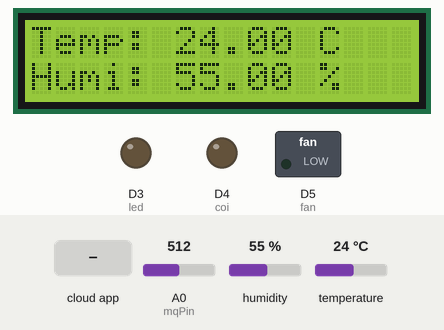
Simulated run of this sketch. Board: ESP8266 (NodeMCU). On the bench: 16×2 character LCD, switched loads named in the sketch (green lamp = pin HIGH), output pins drawn as LEDs (lit = HIGH). The inputs (shaded band) are chosen by the test bench; at power-on: A0 (mqPin) = 512, humidity 55 %, temperature 24 °C. WiFi joins after 1.5 s; servers stay silent unless stated; the Firebase database answers and starts empty; what the sketch prints to the serial monitor is not drawn.

Above: at 2.7 s.
2.8 s: A0 (mqPin) set to 791
4.7 s: A0 (mqPin) set to 808
At 10.2 s:
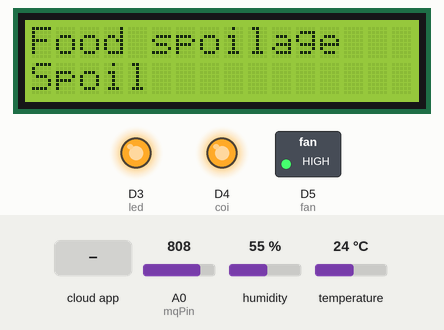
10.3 s: the phone or cloud app sets temp to 25
At 13.3 s:
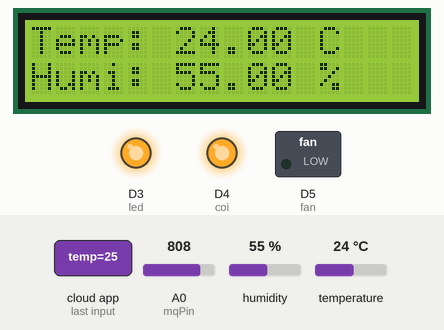
15.9 s: humidity set to 22 %
At 18.5 s:
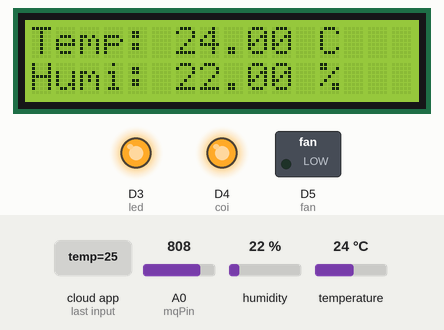
20.3 s: temperature set to 12 °C
At 22.1 s:
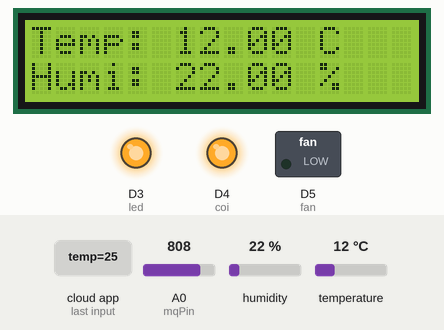
23.8 s: humidity set to 40 %
At 25.5 s:
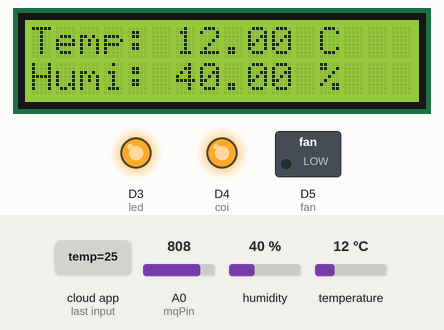
Timing chart, 0 to 27.0 s (numbered marks = the images above; inputs shaded):
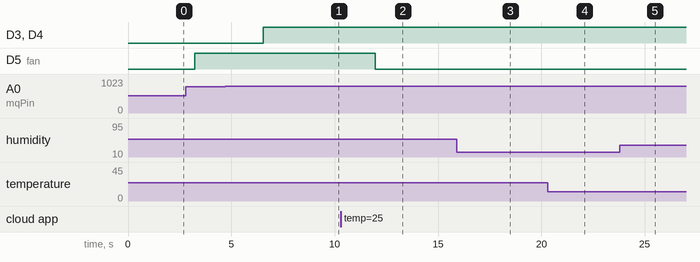

Measured:
- the behaviour switches between 800 and 801 on A0 (mqPin) (found by bisection; images 0 and 1)
- after the input at 4.7 s, D3 (led), D4 (coi): LOW → HIGH after 1.8 s; the display: changes after 1.8 s (image 1)
- after the input at 10.3 s, D5 (fan): HIGH → LOW after 1.7 s
- after the input at 15.9 s, the display: first differs from a run without the input after 1.7 s (image 3)
- after the input at 20.3 s, the display: first differs from a run without the input after 0.84 s (image 4)
- after the input at 23.8 s, the display: first differs from a run without the input after 0.85 s (image 5)
- what the display in image 2 shows lasts 1.3 s, from 12.3 s to 13.6 s

The sketch:

He_thong_bao_quan_rau_cu.ino
```cpp
#include <ESP8266WiFi.h>
#include <FirebaseESP8266.h>
#include <DHTesp.h>
#include <WiFiManager.h>
#include <Wire.h>
#include <LiquidCrystal_I2C.h>

// Thông tin Firebase
#define FIREBASE_HOST "https://detectgas-43a29-default-rtdb.firebaseio.com/"
#define FIREBASE_AUTH "iYJddeE6KayFNR4wqkKCCHHU213j6sGfwSZjBUMj"

FirebaseData firebaseData;
FirebaseJson json;

// Định nghĩa các chân kết nối
DHTesp dht;
const int dhtPin = D1; // ESP8266 D1
const int mqPin = A0;
const int fan = D5;    // ESP8266 D5
const int coi = D4;    // ESP8266 D4
const int led = D3;    // ESP8266 D3

LiquidCrystal_I2C lcd(0x27, 16, 2); // Đặt địa chỉ LCD là 0x27 cho một hiển thị 16 ký tự và 2 dòng

void setup() {
  pinMode(fan, OUTPUT);
  pinMode(led, OUTPUT);
  pinMode(coi, OUTPUT);

  Serial.begin(9600);

  WiFiManager wm;
  // Bắt đầu quản lý Wi-Fi
  wm.autoConnect("AP-Name", "password");

  Firebase.begin(FIREBASE_HOST, FIREBASE_AUTH);
  Serial.println("Đã kết nối với Firebase");

  dht.setup(dhtPin, DHTesp::DHT11);

  Wire.begin(D7, D6); // SDA D1 / SCL D2
  lcd.init();         // Khởi tạo LCD
  lcd.clear();
  lcd.backlight();
}

void displayDataOnLCD(String line1, String line2) {
  lcd.setCursor(0, 0);
  lcd.print(line1 + "                ");
  lcd.setCursor(0, 1);
  lcd.print(line2 + "                ");
}

void readAndSendDHT11Data() {
  float temperature = dht.getTemperature();
  float humidity = dht.getHumidity();

  if (!isnan(temperature) && !isnan(humidity)) {
    Serial.println("Nhiệt độ: " + String(temperature) + " °C");
    Serial.println("Độ ẩm: " + String(humidity) + " %");

    Firebase.setFloat(firebaseData, "/DHT11/temp", temperature);
    Firebase.setFloat(firebaseData, "/DHT11/humi", humidity);

    displayDataOnLCD("Temp: " + String(temperature) + " C", "Humi: " + String(humidity) + " %");
  } else {
    Serial.println("Không thể đọc từ cảm biến DHT11!");
  }

  delay(1000); // Thời gian chờ giữa các lần đọc và gửi dữ liệu
}

void readAndSendMQ4Data() {
  int mqValue = analogRead(mqPin);
  Firebase.setInt(firebaseData, "/methan", mqValue);

  Serial.println("Methane: " + String(mqValue));

  if (mqValue > 800) {
    displayDataOnLCD("Food spoilage        ", "Spoil           ");
    digitalWrite(coi, HIGH); // Giả sử coi là còi báo động
    digitalWrite(led, HIGH);
  } else {
    // displayDataOnLCD("Không phát hiện Gas", "Quạt TẮT");
    digitalWrite(coi, LOW);
    digitalWrite(led, LOW);
  }
}

void controlFan() {
  Firebase.getFloat(firebaseData, "/temp");
  float temp = firebaseData.floatData();
  Serial.println("temp from Firebase: " + String(temp));

  float temperature = dht.getTemperature();
  Serial.println("Current temperature: " + String(temperature));

  if (temperature > temp){
    digitalWrite(fan, HIGH);
  }else{
    digitalWrite(fan, LOW);
  }
}


void loop() {
  readAndSendDHT11Data();
  readAndSendMQ4Data();
  controlFan();
}
```
